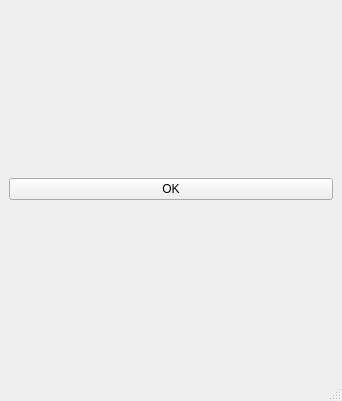
<?xml version="1.0" encoding="UTF-8"?>
<ui version="4.0">
 <class>MainWindow</class>
 <widget class="QMainWindow" name="MainWindow">
  <property name="geometry">
   <rect>
    <x>0</x>
    <y>0</y>
    <width>342</width>
    <height>401</height>
   </rect>
  </property>
  <property name="windowTitle">
   <string>MainWindow</string>
  </property>
  <widget class="QWidget" name="centralwidget">
   <layout class="QGridLayout" name="gridLayout">
    <item row="0" column="0">
     <widget class="QPushButton" name="pushButtonOK">
      <property name="text">
       <string>OK</string>
      </property>
     </widget>
    </item>
   </layout>
  </widget>
  <widget class="QMenuBar" name="menubar">
   <property name="geometry">
    <rect>
     <x>0</x>
     <y>0</y>
     <width>342</width>
     <height>21</height>
    </rect>
   </property>
  </widget>
  <widget class="QStatusBar" name="statusbar"/>
 </widget>
 <resources/>
 <connections/>
</ui>
